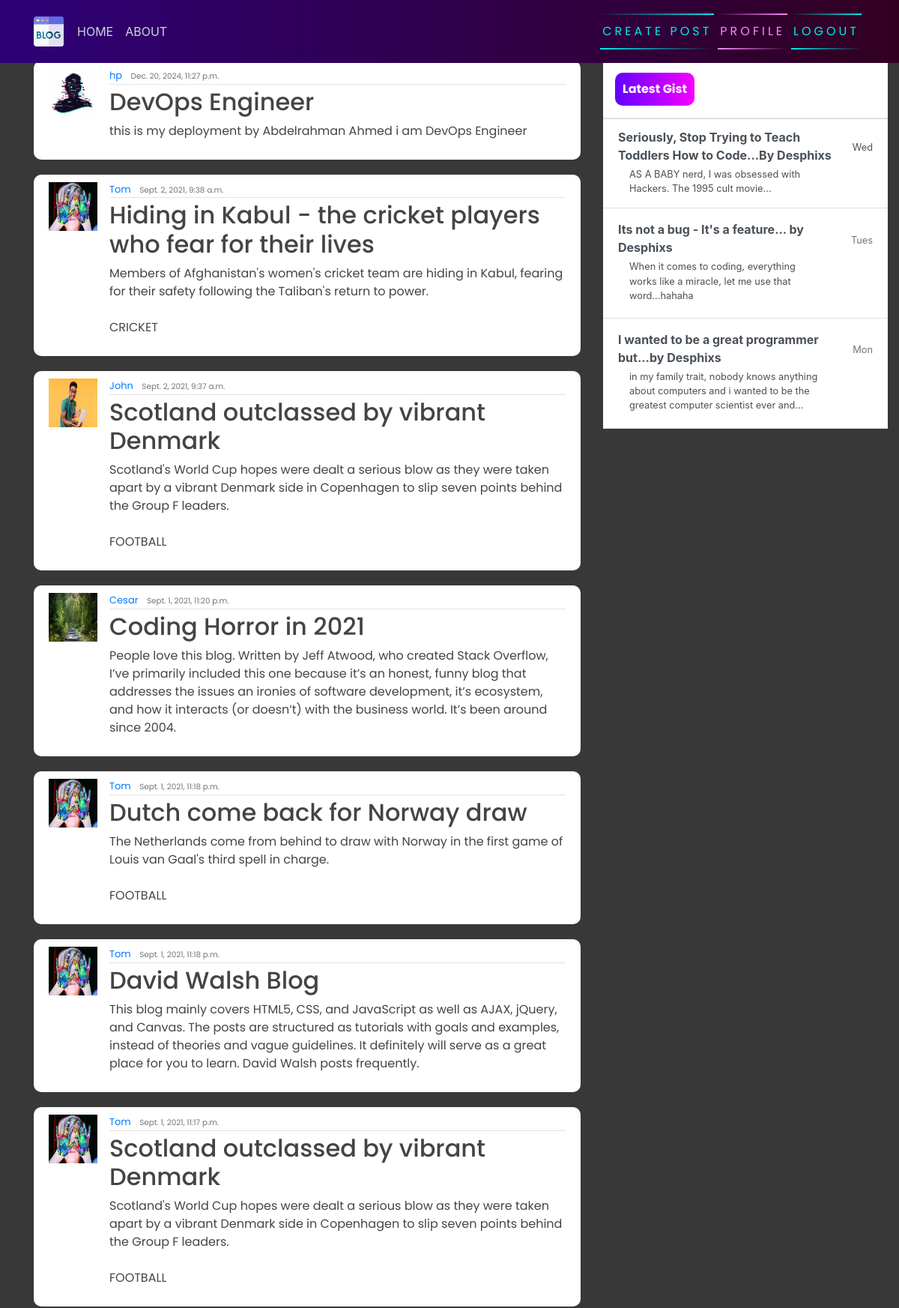
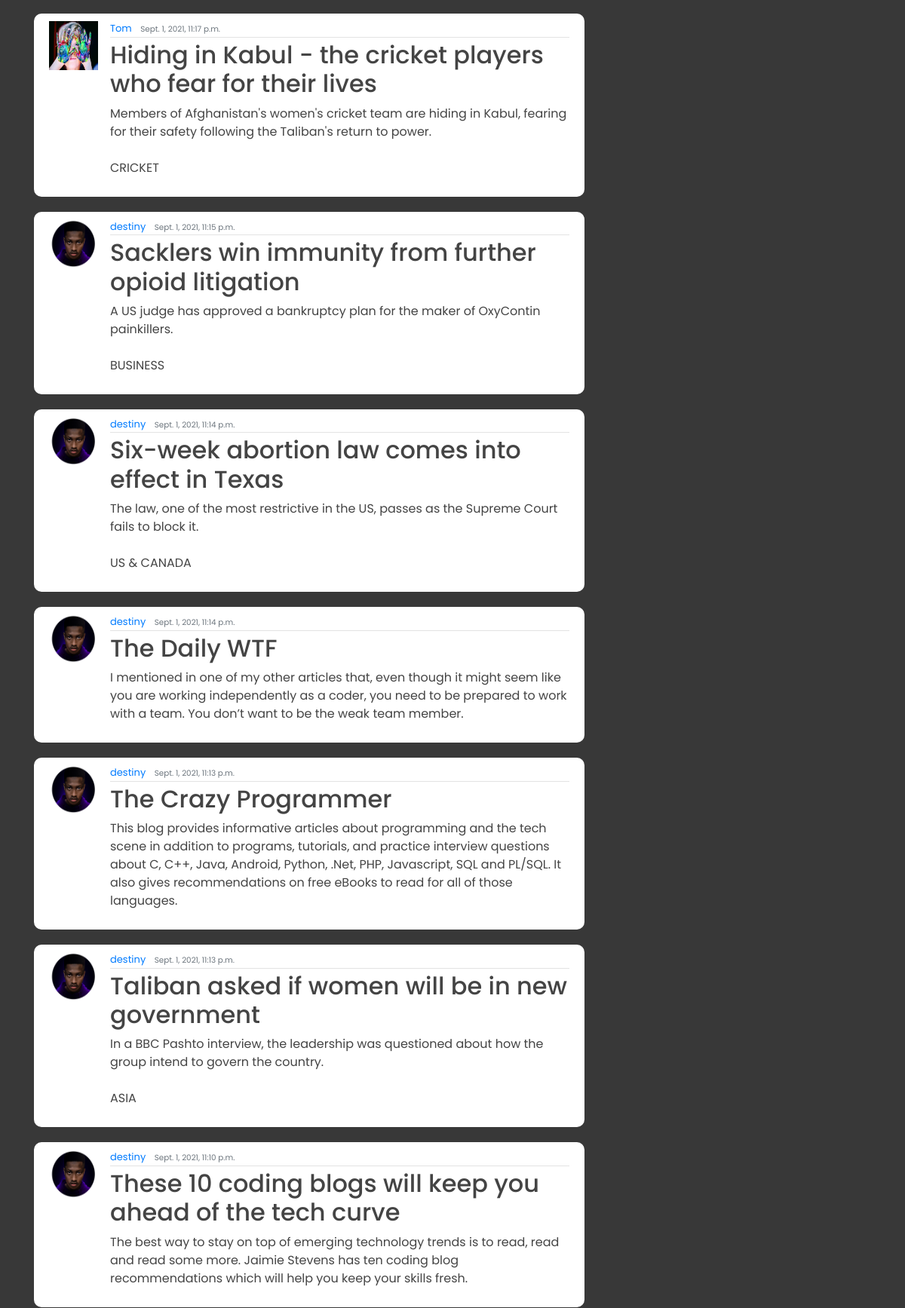
/ (signed in, upper part), run on the app's committed database (2 pictures, top to bottom).
### blog/models.py (models this page shows, shortened)
class Post(models.Model):
    title = models.CharField(max_length=200)
    content = models.TextField()
    date_posted = models.DateTimeField(default=timezone.now)
    author = models.ForeignKey(User, on_delete=models.CASCADE)

### users/models.py (models this page shows, shortened)
class Profile(models.Model):
    user = models.OneToOneField(User, on_delete=models.CASCADE)
    image = models.ImageField(default='default.jpg', upload_to='profile_pics')

### blog/views.py (the view)
# urls.py: path('', PostListView.as_view(), name="blog-home"),
class PostListView(LoginRequiredMixin, ListView):
    model = Post
    template_name = 'blog/home.html'
    context_object_name = 'posts'
    ordering = ["-date_posted"]

### blog/templates/blog/home.html
{% extends 'blog/base.html' %}
{% block content %}
    {% for posts in posts %}
        <article class="media content-section">
            <img class="rounded-cirlce article-img" src="{{ posts.author.profile.image.url }}" alt="">
            <div class="media-body">
              <div class="article-metadata">
                <a class="mr-2" href="#">{{ posts.author }}</a>
                <small class="text-muted">{{ posts.date_posted }}</small>
              </div>
              <h2><a class="article-title" href="{% url 'blog-detail' posts.id %}">{{ posts.title }}</a></h2>
              <p class="article-content">{{ posts.content }}</p>
            </div>
            <br>
          </article>
    {% endfor  %}
{% endblock content %}

### blog/static/blog/main.css (style rules this page uses)
body { background-color: rgb(56, 56, 56); margin-top: 5rem; background-size: contain; background-repeat: no-repeat; }
h1, h2, h3, h4, h5, h6, p { color: #444444; font-family: 'Poppins', sans-serif; }
.content-section { background: #ffffff; padding: 10px 20px; border-radius: 10px; margin-bottom: 20px; }
.article-title { color: #444444; }
.article-content { white-space: pre-line; }
.article-img { height: 65px; width: 65px; margin-right: 16px; }
.article-metadata { font-family: 'Poppins', sans-serif; padding-bottom: 1px; margin-bottom: 4px; font-size: 13px; border-bottom: 1px solid #e3e3e3 }

### data on the page
Post: author.profile.image (placeholder picture), author "hp", date_posted "Dec. 20, 2024, 11:27 p.m.", title "DevOps Engineer", content "this is my deployment by Abdelrahman Ahmed i am DevOps Engineer"
Post: author.profile.image (picture), author "Tom", date_posted "Sept. 2, 2021, 9:38 a.m.", title "Hiding in Kabul - the cricket players who fear for their lives", content "Members of Afghanistan's women's cricket team are hiding in Kabul, fearing for their safety following the Taliban's return to power. CRICKET"
Post: author.profile.image (picture), author "John", date_posted "Sept. 2, 2021, 9:37 a.m.", title "Scotland outclassed by vibrant Denmark", content "Scotland's World Cup hopes were dealt a serious blow as they were taken apart by a vibrant Denmark side in Copenhagen to slip seven points behind the Group F leaders. FOOTBALL"
Post: author.profile.image (picture), author "Cesar", date_posted "Sept. 1, 2021, 11:20 p.m.", title "Coding Horror in 2021", content "People love this blog. Written by Jeff Atwood, who created Stack Overflow, I’ve primarily included this one because it’s an honest, funny blog that addresses the issues an ironies of software development, it’s ecosystem, and how it interacts (or doesn’t) with the business world. It’s been around since 2004."
Post: author.profile.image (picture), author "Tom", date_posted "Sept. 1, 2021, 11:18 p.m.", title "Dutch come back for Norway draw", content "The Netherlands come from behind to draw with Norway in the first game of Louis van Gaal's third spell in charge. FOOTBALL"
Post: author.profile.image (picture), author "Tom", date_posted "Sept. 1, 2021, 11:18 p.m.", title "David Walsh Blog", content "This blog mainly covers HTML5, CSS, and JavaScript as well as AJAX, jQuery, and Canvas. The posts are structured as tutorials with goals and examples, instead of theories and vague guidelines. It definitely will serve as a great place for you to learn. David Walsh posts frequently."
Post: author.profile.image (picture), author "Tom", date_posted "Sept. 1, 2021, 11:17 p.m.", title "Scotland outclassed by vibrant Denmark", content "Scotland's World Cup hopes were dealt a serious blow as they were taken apart by a vibrant Denmark side in Copenhagen to slip seven points behind the Group F leaders. FOOTBALL"
Post: author.profile.image (picture), author "Tom", date_posted "Sept. 1, 2021, 11:17 p.m.", title "Hiding in Kabul - the cricket players who fear for their lives", content "Members of Afghanistan's women's cricket team are hiding in Kabul, fearing for their safety following the Taliban's return to power. CRICKET"
Post: author.profile.image (picture), author "destiny", date_posted "Sept. 1, 2021, 11:15 p.m.", title "Sacklers win immunity from further opioid litigation", content "A US judge has approved a bankruptcy plan for the maker of OxyContin painkillers. BUSINESS"
Post: author.profile.image (picture), author "destiny", date_posted "Sept. 1, 2021, 11:14 p.m.", title "Six-week abortion law comes into effect in Texas", content "The law, one of the most restrictive in the US, passes as the Supreme Court fails to block it. US & CANADA"
Post: author.profile.image (picture), author "destiny", date_posted "Sept. 1, 2021, 11:14 p.m.", title "The Daily WTF", content "I mentioned in one of my other articles that, even though it might seem like you are working independently as a coder, you need to be prepared to work with a team. You don’t want to be the weak team member."
Post: author.profile.image (picture), author "destiny", date_posted "Sept. 1, 2021, 11:13 p.m.", title "The Crazy Programmer", content "This blog provides informative articles about programming and the tech scene in addition to programs, tutorials, and practice interview questions about C, C++, Java, Android, Python, .Net, PHP, Javascript, SQL and PL/SQL. It also gives recommendations on free eBooks to read for all of those languages."
Post: author.profile.image (picture), author "destiny", date_posted "Sept. 1, 2021, 11:13 p.m.", title "Taliban asked if women will be in new government", content "In a BBC Pashto interview, the leadership was questioned about how the group intend to govern the country. ASIA"
Post: author.profile.image (picture), author "destiny", date_posted "Sept. 1, 2021, 11:10 p.m.", title "These 10 coding blogs will keep you ahead of the tech curve", content "The best way to stay on top of emerging technology trends is to read, read and read some more. Jaimie Stevens has ten coding blog recommendations which will help you keep your skills fresh."
